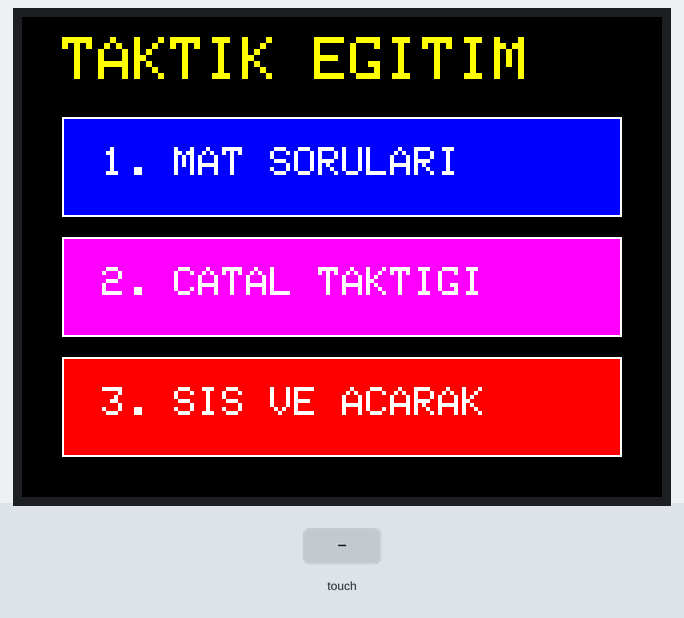
The sketch below on a simulated Arduino Uno, built with avr-gcc and run on an emulated ATmega328P. Parts: 320×240 colour display. The test bench sets the inputs (shaded band).

Above: at 1.4 s.
1.5 s: touch panel pressed at 38 % / 10 % of its raw x / y range
At 2.2 s:
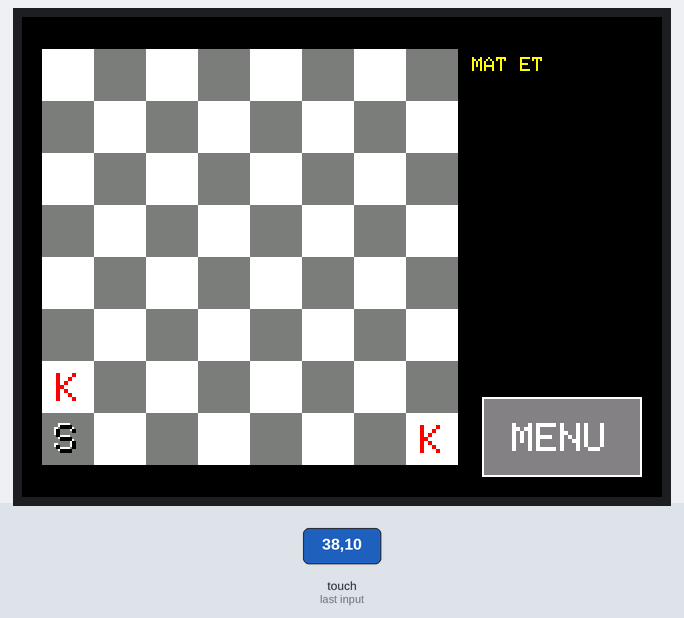
3.1 s: touch panel pressed at 87 % / 90 % of its raw x / y range
At 4.4 s:
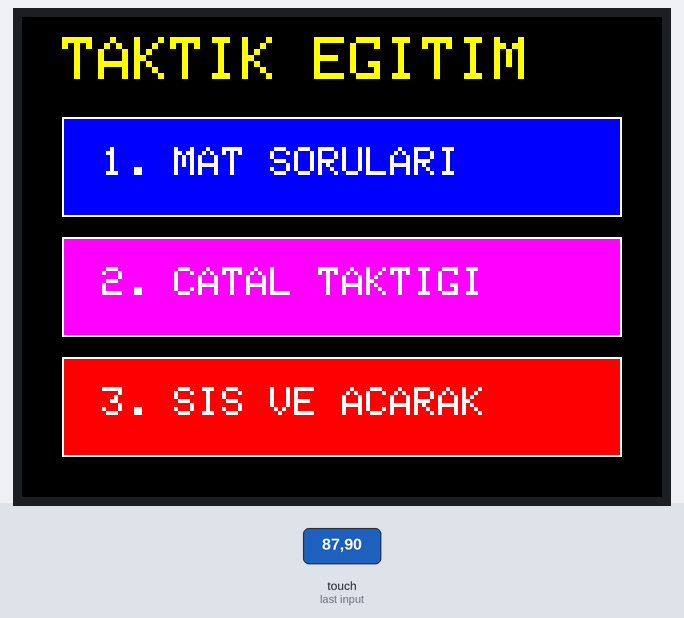
4.7 s: touch panel pressed at 62 % / 10 % of its raw x / y range
At 5.8 s:
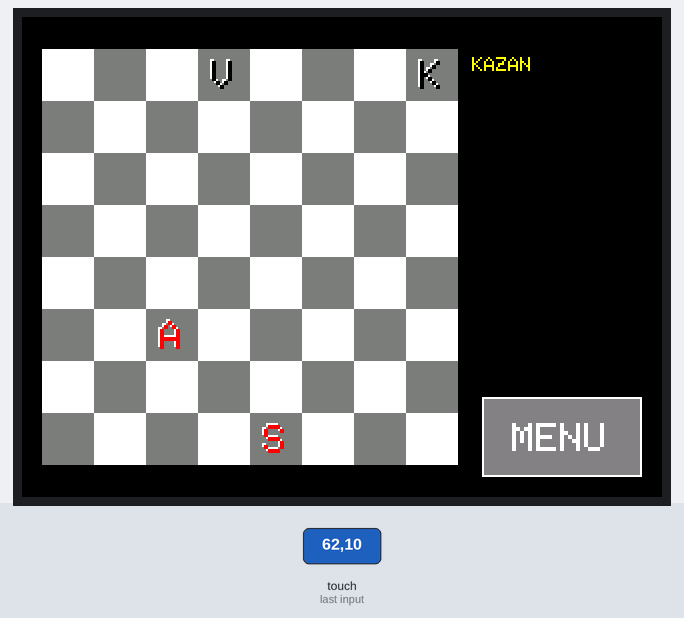
Timing chart, 0 to 7.7 s (numbered marks = the images above; inputs shaded):
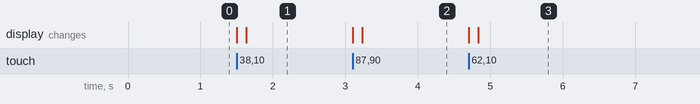

The sketch:

2-8incTFTekranSatrancEgitim1.ino
```cpp
// SATRANC TAKTIK EGITIM SISTEMI (V6 - YUKSEK KONTRAST)
// Tas renkleri ve okunurluk iyilestirildi.
// Beyaz Taslar -> KIRMIZI, Siyah Taslar -> MAVI/SIYAH

#include <Adafruit_GFX.h>
#include <MCUFRIEND_kbv.h>
#include <TouchScreen.h>

MCUFRIEND_kbv tft;

// --- KALIBRASYON DEGERLERI ---
#define TS_MINX 70
#define TS_MAXX 910
#define TS_MINY 130
#define TS_MAXY 930

// Pinler
#define YP A3
#define XM A2
#define YM 9
#define XP 8

#define MINPRESSURE 10
#define MAXPRESSURE 1000

TouchScreen ts = TouchScreen(XP, YP, XM, YM, 300);

// --- RENK PALETI (GUNCEL) ---
#define BLACK   0x0000
#define BLUE    0x001F
#define RED     0xF800
#define GREEN   0x07E0
#define CYAN    0x07FF
#define MAGENTA 0xF81F
#define YELLOW  0xFFE0
#define WHITE   0xFFFF
#define GREY    0x8410
#define ORANGE  0xFD20

// Kare Renkleri (Goz yormayan, kontrastli)
#define KARE_ACIK 0xFFFF // Tam Beyaz
#define KARE_KOYU 0x7BEF // Gri-Mavi (Harflerin okundugu en iyi zemin)

// Tas Renkleri
#define TAS_BEYAZ_RENK RED   // Beyaz taşlar artık KIRMIZI görünecek (Dikkat çeker)
#define TAS_SIYAH_RENK BLACK // Siyah taşlar SİYAH (Ama beyaz gölgeli)

// Olculer
const int KARE_BOYUT = 26;
const int TAHTA_X = 10;
const int TAHTA_Y = 16;

// Global Degiskenler
int8_t tahta[8][8];
int secilenX = -1, secilenY = -1;
bool tasSecildi = false;
byte aktifKategori = 0;
byte soruNo = 0;
bool soruCozuldu = false;

// --- BULMACA VERILERI (AYNI) ---
const char t1_msg[] PROGMEM = "Tek hamlede MAT";
const int8_t t1_p1[] PROGMEM = {
  0,0,0,0,0,0,0,0, 0,0,0,0,0,0,0,0, 0,0,0,0,0,0,0,0, 0,0,0,0,0,0,0,0,
  0,0,0,0,0,0,0,0, 0,0,0,0,0,0,0,0, 4,0,0,0,0,0,0,0, -6,0,0,0,0,0,0,4
};
const int8_t t1_p2[] PROGMEM = {
  -4,0,-3,0,-6,0,-2,-4, -1,-1,-1,0,0,-1,-1,-1, 0,0,0,0,0,0,0,0, 0,0,0,0,0,0,0,0,
   0,0,0,0,0,0,0,0, 0,0,0,0,0,0,0,0, 0,0,0,0,5,0,0,0, 0,0,0,0,6,0,0,0
};
const int8_t t1_p3[] PROGMEM = {
  0,0,0,0,-6,0,0,0, 0,0,0,0,0,0,0,0, 4,0,0,0,0,0,0,0, 0,0,0,0,0,0,0,0,
  0,0,0,0,0,0,0,0, 0,0,0,0,0,0,0,0, 0,0,0,0,0,0,0,0, 0,0,0,0,6,0,0,4
};

const char t2_msg[] PROGMEM = "Catal atarak al";
const int8_t t2_p1[] PROGMEM = {
  0,0,0,-5,0,0,0,-4, 0,0,0,0,0,0,0,0, 0,0,0,0,0,0,0,0, 0,0,0,0,0,0,0,0,
  0,0,0,0,0,0,0,0, 0,0,2,0,0,0,0,0, 0,0,0,0,0,0,0,0, 0,0,0,0,6,0,0,0
};
const int8_t t2_p2[] PROGMEM = {
  0,0,0,-4,0,-3,0,0, 0,0,0,0,0,0,0,0, 0,0,0,0,0,0,0,0, 0,0,0,1,0,0,0,0,
  0,0,0,0,0,0,0,0, 0,0,0,0,0,0,0,0, 0,0,0,0,0,0,0,0, 0,0,0,0,6,0,0,0
};
const int8_t t2_p3[] PROGMEM = {
  0,0,0,0,0,0,0,-4, 0,0,-6,0,0,0,0,0, 0,0,0,0,0,0,0,0, 0,0,0,0,0,0,0,0,
  0,0,0,0,0,0,0,0, 5,0,0,0,0,0,0,0, 0,0,0,0,0,0,0,0, 0,0,0,0,6,0,0,0
};

const char t3_msg[] PROGMEM = "Arkayi hedefle";
const int8_t t3_p1[] PROGMEM = {
  0,0,0,-6,0,0,0,0, 0,0,0,-5,0,0,0,0, 0,0,0,0,0,0,0,0, 0,0,0,0,0,0,0,0,
  0,0,0,4,0,0,0,0, 0,0,0,0,0,0,0,0, 0,0,0,0,0,0,0,0, 0,0,0,6,0,0,0,0
};
const int8_t t3_p2[] PROGMEM = {
  0,0,-6,0,0,0,0,0, 0,0,0,-4,0,0,0,0, 0,0,0,0,0,0,0,0, 0,0,0,0,0,0,0,0,
  0,0,0,0,0,3,0,0, 0,0,0,0,0,0,0,0, 0,0,0,0,0,0,0,0, 0,0,0,0,6,0,0,0
};
const int8_t t3_p3[] PROGMEM = {
  -6,0,0,0,0,0,0,0, 0,0,0,0,0,0,0,0, 0,0,0,0,0,0,0,0, 0,0,0,3,0,0,0,0,
  4,0,0,0,0,0,0,0, 0,0,0,0,0,0,0,0, 0,0,0,0,0,0,0,0, 0,0,0,0,0,0,6,0
};

// Fonksiyonlar
void anaMenuCiz();
void kategoriSec(byte kat);
void soruyuYukle();
void tahtaCiz();
void kareCiz(byte y, byte x, bool secili);
void tasCiz(int x, int y, int8_t tas);
void kareSecildi(byte s, byte c);
bool hamleDogruMu(byte ky, byte kx, byte hy, byte hx);

void setup() {
  Serial.begin(9600);
  tft.begin(tft.readID());
  tft.setRotation(1);
  anaMenuCiz();
}

void loop() {
  TSPoint p = ts.getPoint();
  pinMode(YP, OUTPUT);
  pinMode(XM, OUTPUT);

  if (p.z > MINPRESSURE && p.z < MAXPRESSURE) {
    int x = map(p.y, TS_MINX, TS_MAXX, 0, tft.width());
    int y = map(p.x, TS_MINY, TS_MAXY, 0, tft.height());

    if(x < 0) x = 0; if(x > tft.width()) x = tft.width();
    if(y < 0) y = 0; if(y > tft.height()) y = tft.height();

    // MENU
    if (aktifKategori == 0) {
      if (x > 20 && x < 300) {
        if (y > 50 && y < 100) kategoriSec(1);
        else if (y > 110 && y < 160) kategoriSec(2);
        else if (y > 170 && y < 220) kategoriSec(3);
      }
    }
    // BULMACA
    else {
      // Menu Butonu
      if (x > 230 && y > 180 && y < 230) {
        aktifKategori = 0;
        anaMenuCiz();
        delay(300);
        return;
      }
      // Sonraki Butonu
      if (soruCozuldu && x > 230 && y > 120 && y < 170) {
         soruNo++;
         if(soruNo > 2) soruNo = 0;
         soruyuYukle();
         delay(300);
         return;
      }

      // TAHTA
      if (!soruCozuldu && x >= TAHTA_X && x < TAHTA_X + 8*KARE_BOYUT &&
          y >= TAHTA_Y && y < TAHTA_Y + 8*KARE_BOYUT) {

         byte sutun = (x - TAHTA_X) / KARE_BOYUT;
         byte satir = (y - TAHTA_Y) / KARE_BOYUT;

         if(satir < 8 && sutun < 8) {
           kareSecildi(satir, sutun);
           delay(200);
         }
      }
    }
  }
}

void anaMenuCiz() {
  tft.fillScreen(BLACK);
  tft.setTextSize(3); tft.setTextColor(YELLOW);
  tft.setCursor(20, 10); tft.print("TAKTIK EGITIM");

  tft.fillRect(20, 50, 280, 50, BLUE);
  tft.drawRect(20, 50, 280, 50, WHITE);
  tft.setCursor(40, 65); tft.setTextColor(WHITE); tft.setTextSize(2); tft.print("1. MAT SORULARI");

  tft.fillRect(20, 110, 280, 50, MAGENTA);
  tft.drawRect(20, 110, 280, 50, WHITE);
  tft.setCursor(40, 125); tft.print("2. CATAL TAKTIGI");

  tft.fillRect(20, 170, 280, 50, RED);
  tft.drawRect(20, 170, 280, 50, WHITE);
  tft.setCursor(40, 185); tft.print("3. SIS VE ACARAK");
}

void kategoriSec(byte kat) {
  aktifKategori = kat;
  soruNo = 0;
  soruyuYukle();
}

void soruyuYukle() {
  soruCozuldu = false;
  tasSecildi = false;
  secilenX = -1; secilenY = -1;

  tft.fillScreen(BLACK);

  const int8_t* ptr = NULL;
  const char* msgPtr = NULL;

  if (aktifKategori == 1) { // MAT
    msgPtr = t1_msg;
    if(soruNo==0) ptr=t1_p1; else if(soruNo==1) ptr=t1_p2; else ptr=t1_p3;
  }
  else if (aktifKategori == 2) { // CATAL
    msgPtr = t2_msg;
    if(soruNo==0) ptr=t2_p1; else if(soruNo==1) ptr=t2_p2; else ptr=t2_p3;
  }
  else { // SIS
    msgPtr = t3_msg;
    if(soruNo==0) ptr=t3_p1; else if(soruNo==1) ptr=t3_p2; else ptr=t3_p3;
  }

  for(int i=0; i<64; i++) tahta[i/8][i%8] = pgm_read_byte(ptr + i);

  tahtaCiz();

  // Baslik (Kelime kaydirma)
  tft.setTextSize(1); tft.setTextColor(YELLOW);
  tft.setCursor(225, 20);
  char buffer[20];
  strcpy_P(buffer, msgPtr);
  tft.print(aktifKategori == 1 ? "MAT ET" : "KAZAN");

  // Menu Butonu
  tft.fillRect(230, 190, 80, 40, GREY);
  tft.drawRect(230, 190, 80, 40, WHITE);
  tft.setCursor(245, 203); tft.setTextSize(2); tft.setTextColor(WHITE); tft.print("MENU");
}

void tahtaCiz() {
  for(int y=0; y<8; y++) for(int x=0; x<8; x++) kareCiz(y, x, false);
}

void kareCiz(byte s, byte c, bool secili) {
  int x = TAHTA_X + c * KARE_BOYUT;
  int y = TAHTA_Y + s * KARE_BOYUT;

  // KARE RENKLERI: ACIK BEYAZ / KOYU GRI
  uint16_t renk = secili ? YELLOW : ((s+c)%2==0 ? KARE_ACIK : KARE_KOYU);

  tft.fillRect(x, y, KARE_BOYUT, KARE_BOYUT, renk);
  if(tahta[s][c] != 0) tasCiz(x+(KARE_BOYUT/2), y+(KARE_BOYUT/2), tahta[s][c]);
}

void tasCiz(int x, int y, int8_t tas) {
  tft.setTextSize(2);

  bool beyazTas = (tas > 0);

  // --- YUKSEK KONTRAST RENK AYARI ---
  // Beyaz Taslar -> KIRMIZI
  // Siyah Taslar -> SIYAH (Beyaz golgeli)

  uint16_t anaRenk = beyazTas ? TAS_BEYAZ_RENK : TAS_SIYAH_RENK;
  uint16_t golgeRenk = beyazTas ? WHITE : WHITE; // Her ikisinde de beyaz golge iyidir

  // Golge (Kontrast icin)
  tft.setCursor(x-7, y-8); tft.setTextColor(golgeRenk);

  char sembol = '?';
  switch(abs(tas)) {
    case 1: sembol='P'; break; case 2: sembol='A'; break;
    case 3: sembol='F'; break; case 4: sembol='K'; break;
    case 5: sembol='V'; break; case 6: sembol='S'; break;
  }
  tft.print(sembol);

  // Asil Harf
  tft.setCursor(x-6, y-7);
  tft.setTextColor(anaRenk);
  tft.print(sembol);
}

void kareSecildi(byte s, byte c) {
  int8_t tas = tahta[s][c];
  if (!tasSecildi) {
    if (tas > 0) {
      secilenY = s; secilenX = c;
      tasSecildi = true;
      kareCiz(s, c, true);
    }
  } else {
    if (s == secilenY && c == secilenX) {
      kareCiz(s, c, false); tasSecildi = false;
    } else {
      if (hamleDogruMu(secilenY, secilenX, s, c)) {
        tahta[s][c] = tahta[secilenY][secilenX];
        tahta[secilenY][secilenX] = 0;
        tahtaCiz();

        tft.fillRect(230, 60, 80, 40, GREEN);
        tft.setCursor(235, 73); tft.setTextSize(2); tft.setTextColor(BLACK);
        tft.print("DOGRU!");

        tft.fillRect(230, 130, 80, 40, BLUE);
        tft.drawRect(230, 130, 80, 40, WHITE);
        tft.setCursor(240, 143); tft.setTextColor(WHITE); tft.print("ILERI");

        soruCozuldu = true;
      } else {
        tft.fillRect(230, 60, 80, 40, RED);
        tft.setCursor(235, 73); tft.setTextSize(2); tft.setTextColor(WHITE);
        tft.print("HATA!");
        delay(500);
        tft.fillRect(230, 60, 80, 40, BLACK);
        kareCiz(secilenY, secilenX, false);
        tasSecildi = false;
      }
    }
  }
}

bool hamleDogruMu(byte ky, byte kx, byte hy, byte hx) {
  if (aktifKategori == 1) { // Mat
    if (soruNo == 0 && ky==6 && kx==7 && hy==0 && hx==7) return true;
    if (soruNo == 1 && ky==6 && kx==4 && hy==0 && hx==4) return true;
    if (soruNo == 2 && ky==7 && kx==7 && hy==0 && hx==7) return true;
  }
  else if (aktifKategori == 2) { // Catal
    if (soruNo == 0 && ky==5 && kx==2 && hy==3 && hx==3) return true;
    if (soruNo == 1 && ky==3 && kx==3 && hy==2 && hx==3) return true;
    if (soruNo == 2 && ky==5 && kx==0 && hy==1 && hx==4) return true;
  }
  else { // Sis
    if (soruNo == 0 && ky==4 && kx==3 && hy==1 && hx==3) return true;
    if (soruNo == 1 && ky==4 && kx==5 && hy==2 && hx==7) return true;
    if (soruNo == 2 && ky==3 && kx==3 && hy==1 && hx==5) return true;
  }
  return false;
}
```

Measured:
- after the input at 1.5 s, the display: first changes at once (image 1 shows a later state)
- after the input at 3.1 s, the display: first changes at once (image 2 shows a later state)
- after the input at 4.7 s, the display: first changes at once (image 3 shows a later state)
